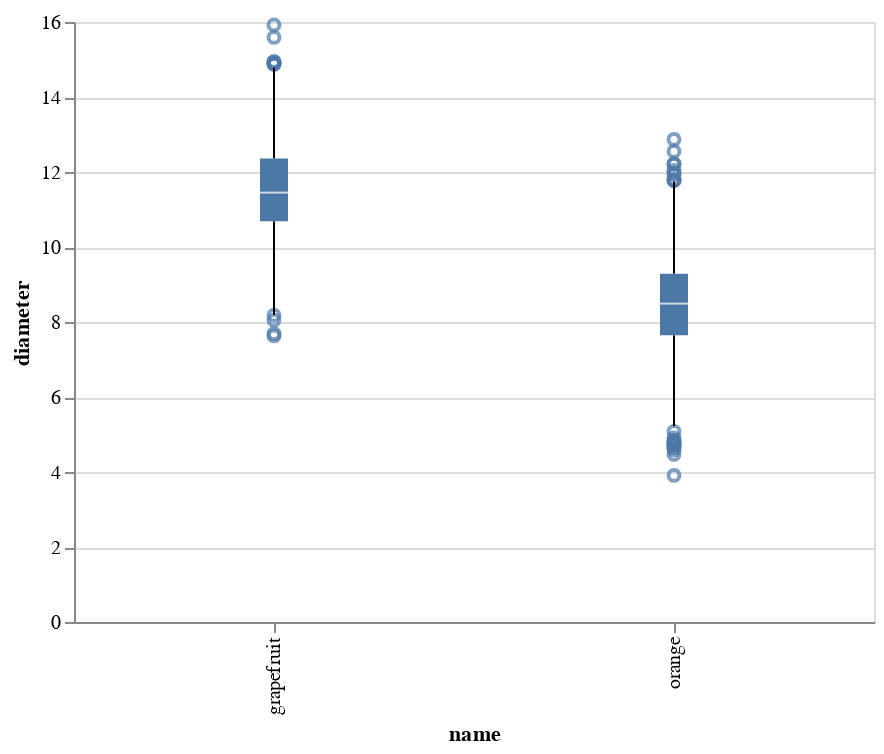

The notebook cell this image was saved under:
### Markdown cell above
Next we will use the `mark_boxplot` method of the [Chart](https://altair-viz.github.io/user_guide/generated/toplevel/altair.Chart.html?highlight=mark_boxplot) class to create our boxplot.

Let's start by plotting the diameter by name.

To do this we must first sample a subset of our data. We have 20,000 rows of data, and Altair cannot visualize that much data in a boxplot. The row limit is 5,000 rows, so we'll create a 5,000 row sample and then pass that sample to Altair.

### Code cell
citrus_df_sample = citrus_df.sample(n=5000, random_state=2020)

alt.Chart(citrus_df_sample, width=400).mark_boxplot().encode(
    x='name',
    y='diameter'
)

### Figure 1 — Vega-Lite specification as saved in the notebook (floating-point values rounded to 4 significant figures; data arrays with more than 128 entries replaced by an {"elided": "..."} marker saying what was removed)
{"config": {"view": {"continuousWidth": 400, "continuousHeight": 300}}, "data": {"name": "data-f38583db2a8e86ed22b08531f2279469"}, "mark": "boxplot", "encoding": {"x": {"type": "nominal", "field": "name"}, "y": {"type": "quantitative", "field": "diameter"}}, "width": 400, "$schema": "https://vega.github.io/schema/vega-lite/v4.8.1.json", "datasets": {"data-f38583db2a8e86ed22b08531f2279469": {"elided": "5000 records"}}}
